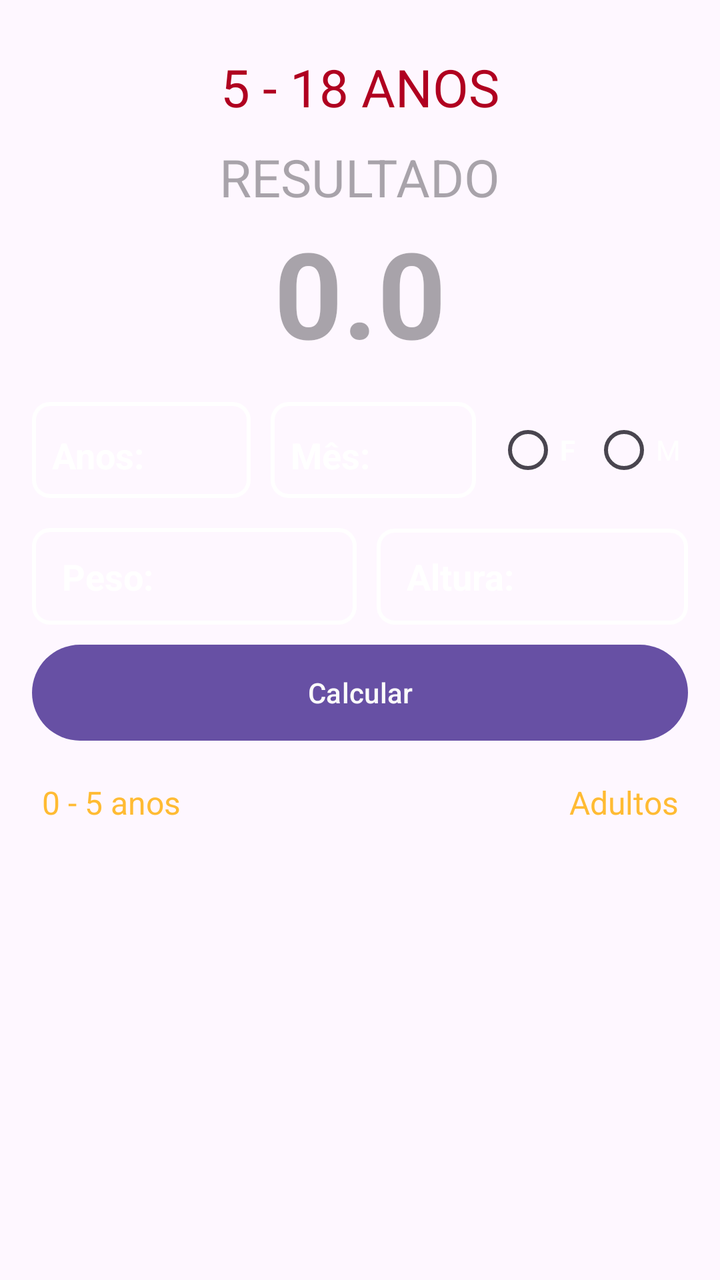
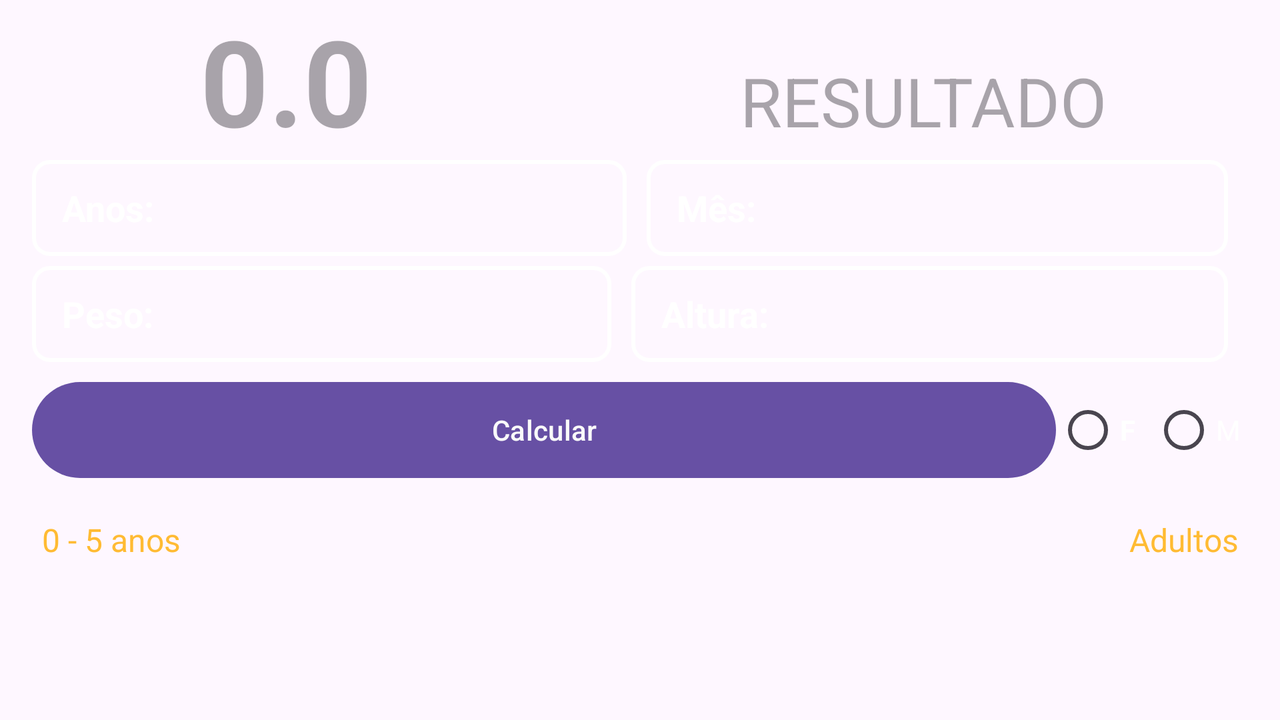

Compare how this app lays out the same screen by default and in its alternative resource folder. The renders come first, then the two layout files and the values they reference.
<!-- AndroidManifest.xml: application theme Theme.Docodela -->
<!-- res/layout/activity_boys_adolescentes.xml -->
<?xml version="1.0" encoding="utf-8"?>
<LinearLayout xmlns:android="http://schemas.android.com/apk/res/android"
    xmlns:app="http://schemas.android.com/apk/res-auto"
    xmlns:tools="http://schemas.android.com/tools"
    android:layout_width="match_parent"
    android:layout_height="match_parent"
    android:background="@mipmap/back2"
    android:orientation="vertical"
    android:padding="16dp"
    android:layout_gravity="center"
    tools:context=".boysAdolescentes">

    <TextView
        android:id="@+id/txt_title"
        android:layout_width="match_parent"
        android:layout_height="wrap_content"
        android:paddingTop="10dp"
        android:text="5 - 18 anos"
        android:textAlignment="center"
        android:textAllCaps="true"
        android:textColor="@color/design_default_color_error"
        android:textSize="26sp"
        tools:layout_editor_absoluteX="16dp" />

    <TextView
        android:id="@+id/resultado_nominal_adolescentes"
        android:layout_width="wrap_content"
        android:layout_height="wrap_content"
        android:layout_marginTop="10dp"
        android:layout_gravity="center"
        android:hint="RESULTADO"
        android:textAlignment="center"
        android:textAllCaps="true"
        android:textSize="26sp"/>

    <TextView
        android:id="@+id/resultado_numerico_adolescentes"
        android:layout_width="wrap_content"
        android:layout_height="wrap_content"
        android:layout_gravity="center"
        android:hint="0.0"
        android:textAlignment="center"
        android:textColor="@color/design_default_color_error"
        android:textSize="60sp"
        android:textStyle="bold"/>


    <LinearLayout
        android:layout_width="match_parent"
        android:layout_height="wrap_content"
        android:orientation="horizontal"
        app:layout_constraintTop_toBottomOf="@+id/txt_title"
        android:layout_marginVertical="15dp">
        <EditText
            android:id="@+id/input_year_adolescentes"
            android:layout_width="wrap_content"
            android:layout_height="wrap_content"
            android:minHeight="48dp"
            android:layout_weight="1"
            android:background="@drawable/edit_bg"
            android:hint="Anos:"
            android:inputType="numberDecimal"
            android:paddingStart="10dp"
            android:paddingTop="5dp"
            android:textColorHint="@color/design_default_color_background"
            android:textStyle="bold"
            android:layout_marginRight="10dp"/>

        <EditText
            android:id="@+id/input_month_adolescentes"
            android:layout_width="wrap_content"
            android:layout_height="wrap_content"
            android:minHeight="48dp"
            android:layout_weight="1"
            android:background="@drawable/edit_bg"
            android:hint="Mês:"
            android:inputType="numberDecimal"
            android:paddingStart="10dp"
            android:paddingTop="5dp"
            android:textColorHint="@color/design_default_color_background"
            android:textStyle="bold"
            android:layout_marginRight="10dp"/>

        <RadioGroup
            android:id="@+id/radioGroup"
            android:layout_width="wrap_content"
            android:layout_height="wrap_content"
            android:orientation="horizontal">

            <RadioButton
                android:id="@+id/btn_radio_F"
                android:layout_width="wrap_content"
                android:layout_height="wrap_content"
                android:layout_weight="0.25"
                android:text="F"
                android:textAlignment="textStart"
                android:textAllCaps="true"
                android:textColor="@color/white"
                android:textStyle="bold"/>

            <RadioButton
                android:id="@+id/btn_radio_M"
                android:layout_width="wrap_content"
                android:layout_height="wrap_content"
                android:layout_weight="0.25"
                android:text="M"
                android:textAllCaps="true"
                android:textColor="@color/white" />

        </RadioGroup>

    </LinearLayout>

    <LinearLayout
        android:layout_width="match_parent"
        android:layout_height="wrap_content"
        android:orientation="horizontal">

        <EditText
            android:id="@+id/input_weight_adolescentes"
            android:layout_width="wrap_content"
            android:layout_height="wrap_content"
            android:layout_marginRight="5dp"
            android:layout_weight="1"
            android:minHeight="48dp"
            android:background="@drawable/edit_bg"
            android:hint="Peso:"
            android:inputType="numberDecimal"
            android:paddingHorizontal="15dp"
            android:paddingVertical="12dp"
            android:paddingStart="15dp"
            android:textColorHint="@color/design_default_color_background"
            android:textStyle="bold"/>

        <EditText
            android:id="@+id/input_height_adolescentes"
            android:layout_width="wrap_content"
            android:layout_height="wrap_content"
            android:layout_marginLeft="5dp"
            android:layout_weight="1"
            android:minHeight="48dp"
            android:background="@drawable/edit_bg"
            android:hint="Altura:"
            android:inputType="numberDecimal"
            android:paddingStart="15dp"
            android:textColorHint="@color/design_default_color_background"
            android:textStyle="bold"/>

    </LinearLayout>

        <Button
            android:id="@+id/btn_calcular_adolescentes"
            android:layout_width="match_parent"
            android:layout_height="wrap_content"
            android:layout_marginTop="10dp"
            android:background="@drawable/button_bg"
            android:backgroundTint="@color/editColor"
            android:onClick="btn_calcular_adolescentes"
            android:text="Calcular"
            android:textColor="#fafafa"/>


<LinearLayout
    android:layout_width="match_parent"
    android:layout_height="wrap_content"
    android:orientation="horizontal"
    app:layout_constraintTop_toBottomOf="@+id/btn_calcular_adolescentes"
    android:layout_marginVertical="15dp">

        <TextView
            android:id="@+id/link_criancas"
            android:layout_width="wrap_content"
            android:layout_height="wrap_content"
            android:layout_weight="1"
            android:paddingStart="5dp"
            android:paddingTop="5dp"
            android:paddingEnd="5dp"
            android:paddingBottom="5dp"
            android:layout_marginEnd="50dp"
            android:text="0 - 5 anos"
            android:textColor="@android:color/holo_orange_light"
            android:textSize="16sp"/>

        <TextView
            android:id="@+id/link_adultos"
            android:layout_width="wrap_content"
            android:layout_height="wrap_content"
            android:layout_weight="1"
            android:gravity="end"
            android:paddingStart="5dp"
            android:paddingTop="5dp"
            android:paddingEnd="5dp"
            android:paddingBottom="5dp"
            android:layout_marginStart="50dp"
            android:text="Adultos"
            android:textColor="@android:color/holo_orange_light"
            android:textSize="16sp" />

</LinearLayout>

</LinearLayout>
<!-- resources referenced by this layout -->
<resources>
  <color name="editColor">#7d32a8</color>
  <color name="white">#FFFFFFFF</color>
  <!-- drawable button_bg (drawable) -->
  <?xml version="1.0" encoding="utf-8"?>
  <shape xmlns:android="http://schemas.android.com/apk/res/android">
      <corners android:radius="80dp"/>
      <solid android:color="#7d32a8"/>
  </shape>
  <!-- drawable edit_bg (drawable) -->
  <?xml version="1.0" encoding="utf-8"?>
  <shape xmlns:android="http://schemas.android.com/apk/res/android">
      <corners android:radius="8dp"/>
      <stroke android:color="@color/design_default_color_on_primary" android:width="2dp"/>
  </shape>
  <style name="Theme.Docodela" parent="Base.Theme.Docodela" />
  <style name="Base.Theme.Docodela" parent="Theme.Material3.DayNight.NoActionBar">
          
          
      </style>
</resources>
<!-- res/layout-land/activity_boys_adolescentes.xml (the repository's variant of the layout above) -->
<!-- drawn on the phone turned sideways -->
<?xml version="1.0" encoding="utf-8"?>
<LinearLayout xmlns:android="http://schemas.android.com/apk/res/android"
    xmlns:app="http://schemas.android.com/apk/res-auto"
    xmlns:tools="http://schemas.android.com/tools"
    android:layout_width="match_parent"
    android:layout_height="match_parent"
    android:background="@mipmap/back2"
    android:orientation="vertical"
    android:paddingStart="16dp"
    android:paddingEnd="16dp"
    android:paddingBottom="25dp"

    android:layout_gravity="center"
    tools:context=".boysAdolescentes">

    <LinearLayout
        android:layout_width="match_parent"
        android:layout_height="wrap_content"
        android:orientation="horizontal">

        <TextView
            android:id="@+id/resultado_numerico_adolescentes"
            android:layout_width="match_parent"
            android:layout_height="wrap_content"
            android:layout_weight="1"
            android:layout_marginEnd="50dp"
            android:hint="0.0"
            android:textAlignment="center"
            android:textColor="@color/design_default_color_error"
            android:textSize="60sp"
            android:textStyle="bold"/>

        <TextView
            android:id="@+id/resultado_nominal_adolescentes"
            android:layout_width="match_parent"
            android:layout_height="wrap_content"
            android:layout_marginStart="50dp"
            android:layout_weight="1"
            android:hint="RESULTADO"
            android:textAllCaps="true"
            android:textSize="34sp"/>
    </LinearLayout>

    <LinearLayout
        android:layout_width="match_parent"
        android:layout_height="wrap_content"
        android:orientation="horizontal"
        android:layout_marginBottom="5dp">

        <EditText
            android:id="@+id/input_year_adolescentes"
            android:layout_width="wrap_content"
            android:layout_height="wrap_content"
            android:minHeight="48dp"
            android:layout_weight="1"
            android:background="@drawable/edit_bg"
            android:hint="Anos:"
            android:inputType="numberDecimal"
            android:paddingStart="15dp"
            android:textColorHint="@color/design_default_color_background"
            android:textStyle="bold"
            android:layout_marginEnd="10dp"/>

        <EditText
            android:id="@+id/input_month_adolescentes"
            android:layout_width="wrap_content"
            android:layout_height="wrap_content"
            android:minHeight="48dp"
            android:layout_weight="1"
            android:background="@drawable/edit_bg"
            android:hint="Mês:"
            android:inputType="numberDecimal"
            android:paddingStart="15dp"
            android:textColorHint="@color/design_default_color_background"
            android:textStyle="bold"
            android:layout_marginRight="10dp"/>

    </LinearLayout>

    <LinearLayout
        android:layout_width="match_parent"
        android:layout_height="wrap_content"
        android:orientation="horizontal">

        <EditText
            android:id="@+id/input_weight_adolescentes"
            android:layout_width="wrap_content"
            android:layout_height="wrap_content"
            android:layout_weight="1"
            android:minHeight="48dp"
            android:background="@drawable/edit_bg"
            android:hint="Peso:"
            android:inputType="numberDecimal"
            android:paddingStart="15dp"
            android:textColorHint="@color/design_default_color_background"
            android:layout_marginEnd="10dp"
            android:textStyle="bold"/>

        <EditText
            android:id="@+id/input_height_adolescentes"
            android:layout_width="wrap_content"
            android:layout_height="wrap_content"
            android:layout_weight="1"
            android:minHeight="48dp"
            android:background="@drawable/edit_bg"
            android:hint="Altura:"
            android:inputType="numberDecimal"
            android:paddingStart="15dp"
            android:textColorHint="@color/design_default_color_background"
            android:textStyle="bold"
            android:layout_marginEnd="10dp"/>
    </LinearLayout>

    <LinearLayout
        android:layout_width="match_parent"
        android:layout_height="wrap_content"
        android:orientation="horizontal">


        <Button
            android:id="@+id/btn_calcular_adolescentes"
            android:layout_width="match_parent"
            android:layout_height="wrap_content"
            android:layout_weight="2"
            android:layout_marginTop="10dp"
            android:background="@drawable/button_bg"
            android:backgroundTint="@color/editColor"
            android:onClick="btn_calcular_adolescentes"
            android:text="Calcular"
            android:textColor="#fafafa"/>

        <RadioGroup
            android:id="@+id/radioGroup"
            android:layout_width="wrap_content"
            android:layout_height="wrap_content"
            android:orientation="horizontal"
            android:paddingTop="10dp">


            <RadioButton
                android:id="@+id/btn_radio_F"
                android:layout_width="wrap_content"
                android:layout_height="wrap_content"
                android:layout_weight="1"
                android:text="F"
                android:textAlignment="textStart"
                android:textAllCaps="true"
                android:textColor="@color/white"
                android:textStyle="bold"/>

            <RadioButton
                android:id="@+id/btn_radio_M"
                android:layout_width="wrap_content"
                android:layout_height="wrap_content"
                android:layout_weight="1"
                android:text="M"
                android:textAllCaps="true"
                android:textColor="@color/white" />

        </RadioGroup>

    </LinearLayout>


<LinearLayout
    android:layout_width="match_parent"
    android:layout_height="wrap_content"
    android:orientation="horizontal"
    app:layout_constraintTop_toBottomOf="@+id/btn_calcular_adolescentes"
    android:layout_marginVertical="15dp">

        <TextView
            android:id="@+id/link_criancas"
            android:layout_width="wrap_content"
            android:layout_height="wrap_content"
            android:layout_weight="1"
            android:paddingStart="5dp"
            android:paddingTop="5dp"
            android:paddingEnd="5dp"
            android:paddingBottom="5dp"
            android:layout_marginEnd="50dp"
            android:text="0 - 5 anos"
            android:textColor="@android:color/holo_orange_light"
            android:textSize="16sp"/>

        <TextView
            android:id="@+id/link_adultos"
            android:layout_width="wrap_content"
            android:layout_height="wrap_content"
            android:layout_weight="1"
            android:gravity="end"
            android:paddingStart="5dp"
            android:paddingTop="5dp"
            android:paddingEnd="5dp"
            android:paddingBottom="5dp"
            android:layout_marginStart="50dp"
            android:text="Adultos"
            android:textColor="@android:color/holo_orange_light"
            android:textSize="16sp" />

</LinearLayout>

</LinearLayout>
